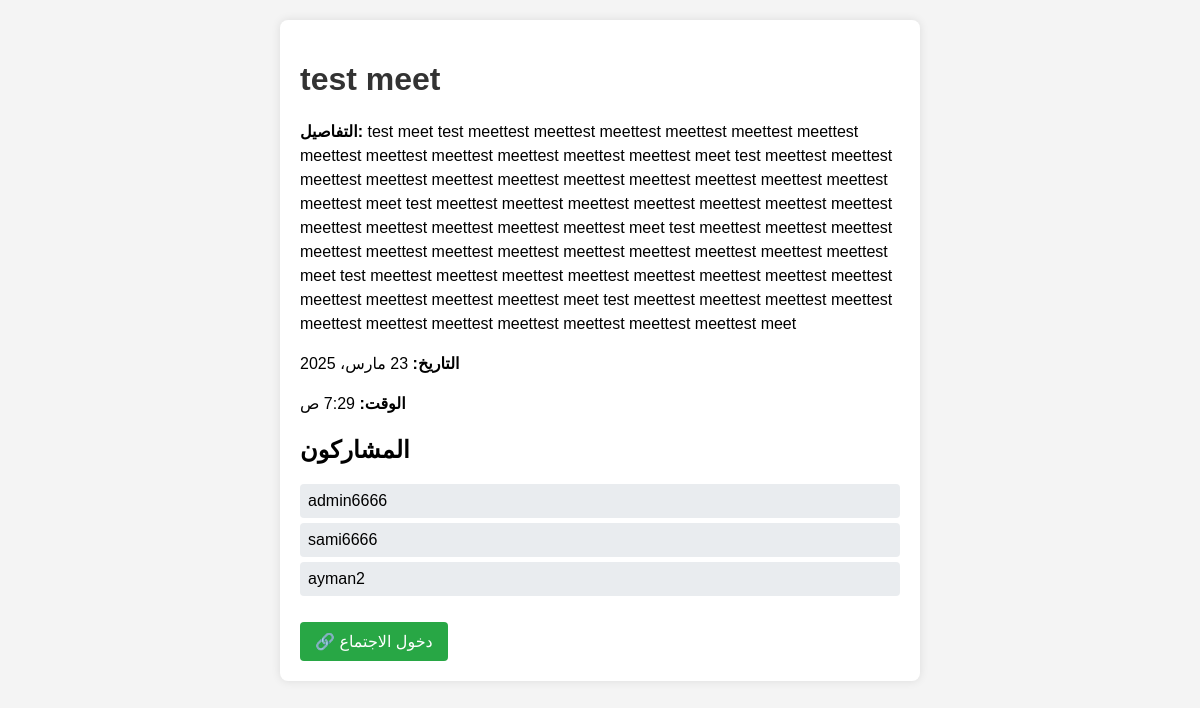
/meetings/1/ (signed in), run on the app's committed database.
### meetings/models.py (models this page shows, shortened)
class Meeting(models.Model):
    PLATFORM_CHOICES = [
        ('zoom', 'Zoom'),
        ('meet', 'Google Meet'),
    ]
    title = models.CharField(max_length=255)  # عنوان الاجتماع
    description = models.TextField(blank=True, null=True)  # تفاصيل الاجتماع
    project = models.ForeignKey(
        Project, on_delete=models.CASCADE, null=True, blank=True, related_name="meeting_set"
    )  # الاجتماع مرتبط بمشروع معين (اختياري)
    date = models.DateField()  # تاريخ الاجتماع
    time = models.TimeField()  # وقت الاجتماع
    participants = models.ManyToManyField(CustomUser, related_name="meetings")  # المشاركون في الاجتماع
    expert = models.ForeignKey(
        CustomUser,
        on_delete=models.SET_NULL,
        null=True,
        blank=True,
        related_name="expert_meetings",
        limit_choices_to={'role': 'expert'}  # يسمح فقط للخبراء
    )  # الخبير في الاجتماع
    created_by = models.ForeignKey(
        CustomUser,
        on_delete=models.SET_NULL,
        null=True,
        blank=True,
        related_name='meetings_created'
    )  # الشخص الذي أنشأ الاجتماع
    meeting_link = models.CharField(max_length=255, blank=True, null=True)  # رابط الاجتماع
    platform = models.CharField(max_length=10, choices=PLATFORM_CHOICES, default='zoom')  # نوع النظام المستخدم
    created_at = models.DateTimeField(auto_now_add=True)  # وقت الإنشاء

### users/models.py (models this page shows, shortened)
class CustomUser(AbstractUser):
    phone_regex = RegexValidator(
        regex=r'^05\d{8}$',
        message="رقم الجوال يجب أن يبدأ بـ 05 ويحتوي على 10 أرقام فقط."
    )
    phone_number = models.CharField(
        max_length=10,
        unique=True,
        validators=[phone_regex],
        help_text="رقم الجوال يجب أن يبدأ بـ 05 ويكون مكونًا من 10 أرقام."
    )
    ROLE_CHOICES = [
        ('member', 'Member'),  # العضو العادي
        ('expert', 'Expert')   # الخبير
    ]
    role = models.CharField(
    max_length=10,
    choices=ROLE_CHOICES,
    default='member'
    )
    profile_image = models.ImageField(
    upload_to='profile_pics/',
    default='profile_pics/p.png',  # تعيين صورة افتراضية عند إنشاء الحساب
    blank=True,
    null=True
    )
    groups = models.ManyToManyField(
        'auth.Group',
        related_name='custom_user_groups',
        blank=True
    )
    user_permissions = models.ManyToManyField(
        'auth.Permission',
        related_name='custom_user_permissions',
        blank=True
    )

### meetings/views.py (the view)
# urls.py: path('<int:meeting_id>/', views.meeting_detail, name='meeting_detail'),  # ✅ عرض تفاصيل اجتماع معين
@login_required
def meeting_detail(request, meeting_id):
    meeting = get_object_or_404(Meeting, id=meeting_id)
    if request.user not in meeting.participants.all() and request.user != meeting.expert:
        messages.error(request, "You are not authorized to view this meeting.")
        return redirect('meeting_list')
    return render(request, 'meeting_detail.html', {'meeting': meeting})

### templates/meeting_detail.html (shortened to what this page needs)
<!DOCTYPE html>
<html lang="ar">
<head>
</head>
<body>
    <div class="container">
        <h1>{{ meeting.title }}</h1>
        <p><strong>التفاصيل:</strong> {{ meeting.description }}</p>
        <p><strong>التاريخ:</strong> {{ meeting.date }}</p>
        <p><strong>الوقت:</strong> {{ meeting.time }}</p>
        <h2>المشاركون</h2>
        <ul class="participants-list">
            {% for participant in meeting.participants.all %}
                <li>{{ participant.username }}</li>
            {% endfor %}
        </ul>
        {% if meeting.meeting_link %}
            <a href="{{ meeting.meeting_link }}" target="_blank" class="join-button">🔗 دخول الاجتماع</a>
        {% endif %}
    </div>
</body>
</html>

### templates/meeting_detail.html (style rules this page uses)
body { font-family: Arial, sans-serif; background-color: #f4f4f4; margin: 0; padding: 20px; }
.container { max-width: 600px; margin: 0 auto; background: white; padding: 20px; border-radius: 8px; box-shadow: 0px 0px 10px rgba(0, 0, 0, 0.1); }
h1 { color: #333; }
p { font-size: 16px; line-height: 1.5; }
.participants-list { list-style-type: none; padding: 0; }
.participants-list li { background: #e9ecef; padding: 8px; margin: 5px 0; border-radius: 4px; }
.join-button { display: inline-block; background: #28a745; color: white; border: none; padding: 10px 15px; margin-top: 10px; border-radius: 4px; cursor: pointer; text-decoration: none; }

### data on the page
Meeting: title "test meet", description "test meet test meettest meettest meettest meettest meettest meettest meettest meettest meettest meettest meettest meettest meet test meettest meettest meettest meettest meettest meettest meettest meettest meettest meettest meettest meettest meet test meettest meettest meettest meettest meettest meettest meettest meettest meettest meettest meettest meettest meet test meettest meettest meettest meettest meettest meettest meettest meettest meettest meettest meettest meettest meet test meettest meettest meettest meettest meettest meettest meettest meettest meettest meettest meettest meettest meet test meettest meettest meettest meettest meettest meettest meettest meettest meettest meettest…", date "23 مارس، 2025", time "7:29 ص"
CustomUser: username "admin6666"
CustomUser: username "sami6666"
CustomUser: username "ayman2"
